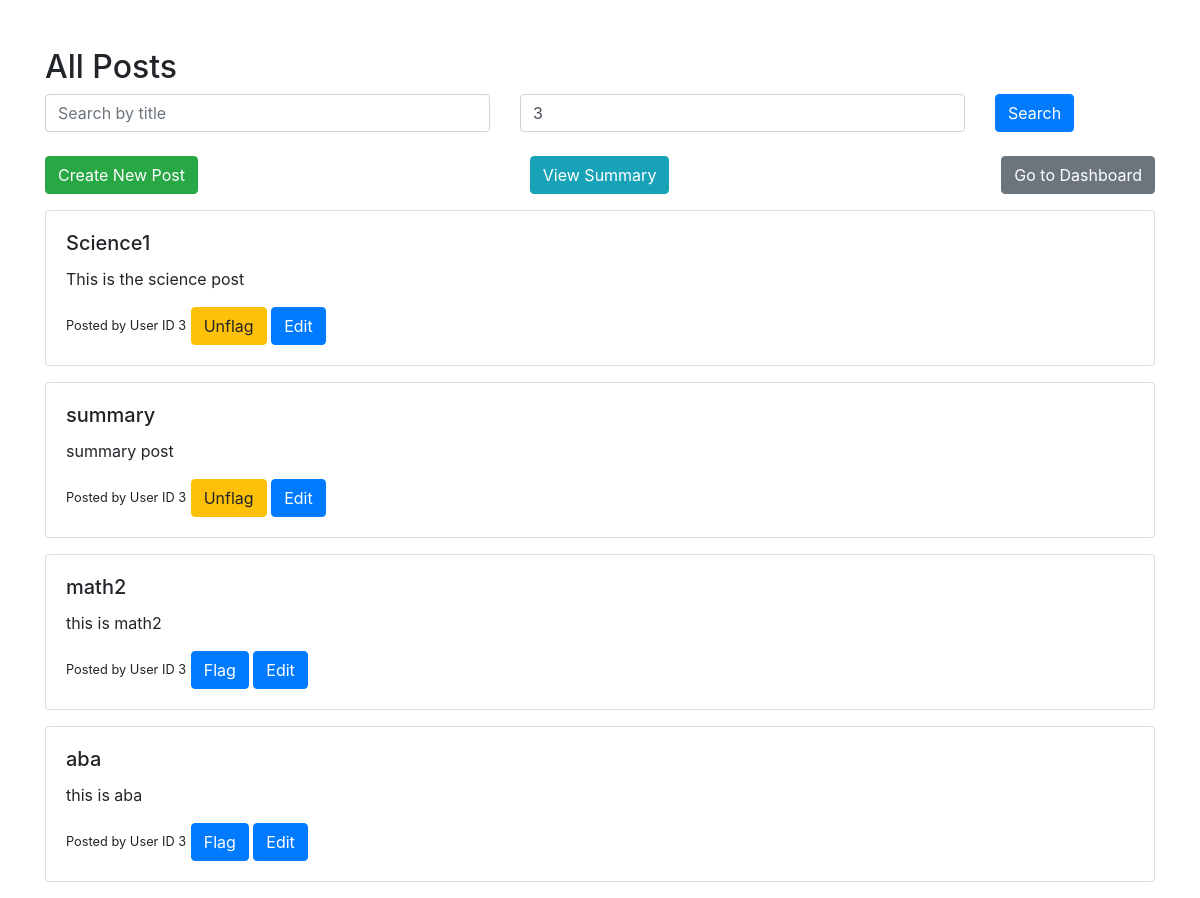
Screenshot of /search_posts?user_id=3 (signed in) with the database file from the repository.
### models/models.py (models this page shows)
class Post(db.Model):
    __tablename__ = 'posts'
    id = db.Column(db.Integer, primary_key=True)
    title = db.Column(db.String(100), nullable=False)
    content = db.Column(db.Text, nullable=False)
    user_id = db.Column(db.Integer, db.ForeignKey('users.id'), nullable=False)
    flagged = db.Column(db.Boolean, default=False)

### controllers/controllers.py (the view)
@controllers.route('/search_posts', methods=['GET'])
def search_posts():
    title_query = request.args.get('title', '').strip()
    user_id_query = request.args.get('user_id', '').strip()
    query = Post.query
    if title_query:
        query = query.filter(Post.title.ilike(f'%{title_query}%'))
    if user_id_query:
        if user_id_query.isdigit():
            query = query.filter(Post.user_id == int(user_id_query))
        else:
            return "Invalid user ID. It must be a numeric value.", 400
    posts = query.all()
    return render_template('view_posts.html', posts=posts)

### templates/view_posts.html (shortened to what this page needs)
<!DOCTYPE html>
<html lang="en">
<head>
    <link href="https://stackpath.bootstrapcdn.com/bootstrap/4.5.2/css/bootstrap.min.css" rel="stylesheet">
</head>
<body>
    <div class="container mt-5">
        <h2>All Posts</h2>
        <form action="{{ url_for('controllers.search_posts') }}" method="GET" class="mb-4">
            <div class="row">
                <div class="col-md-5">
                    <input type="text" name="title" class="form-control" placeholder="Search by title" value="{{ request.args.get('title', '') }}">
                </div>
                <div class="col-md-5">
                    <input type="text" name="user_id" class="form-control" placeholder="Search by User ID" value="{{ request.args.get('user_id', '') }}">
                </div>
                <div class="col-md-2">
                    <button type="submit" class="btn btn-primary">Search</button>
                </div>
            </div>
        </form>
        <div class="d-flex justify-content-between mb-3">
            <a href="{{ url_for('controllers.create_post') }}" class="btn btn-success">Create New Post</a>
            <a href="{{ url_for('controllers.summary') }}" class="btn btn-info">View Summary</a>
            {% if 'user_id' in session %}
                <a href="{{ url_for('controllers.user_dashboard') }}" class="btn btn-secondary">Go to Dashboard</a>
            {% endif %}
        </div>
        {% if posts %}
            {% for post in posts %}
            <div class="card mb-3">
                <div class="card-body">
                    <h5 class="card-title">{{ post.title }}</h5>
                    <p class="card-text">{{ post.content }}</p>
                    <small>Posted by User ID {{ post.user_id }}</small>
                    {% if post.user_id == session.get('user_id') or session.get('role') == 'admin' %}
                        {% if post.flagged %}
                            <form action="{{ url_for('controllers.unflag_post', post_id=post.id) }}" method="post" style="display:inline;">
                                <button type="submit" class="btn btn-warning">Unflag</button>
                            </form>
                        {% else %}
                            <form action="{{ url_for('controllers.flag_post', post_id=post.id) }}" method="post" style="display:inline;">
                                <button type="submit" class="btn btn-primary">Flag</button>
                            </form>
                        {% endif %}
                        <a href="{{ url_for('controllers.edit_post', post_id=post.id) }}" class="btn btn-primary">Edit</a>
                    {% endif %}
                </div>
            </div>
            {% endfor %}
        {% else %}
            <p>No posts found.</p>
        {% endif %}
    </div>
</body>
</html>

### rows the page displays
Post: title "Science1", content "This is the science post", user_id "3"
Post: title "summary", content "summary post", user_id "3"
Post: title "math2", content "this is math2", user_id "3"
Post: title "aba", content "this is aba", user_id "3"
